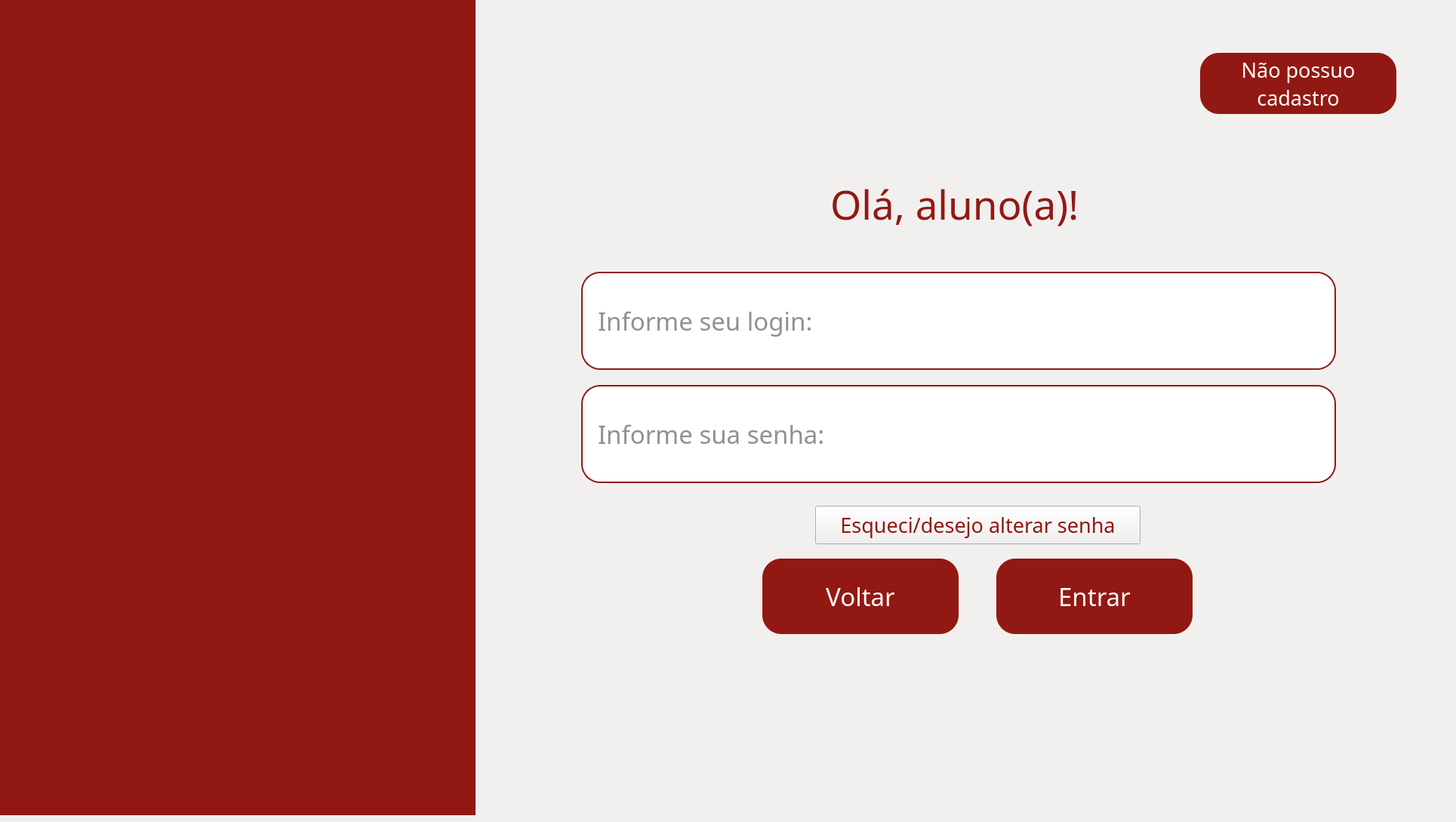
    <widget class="QWidget" name="pg_loginaluno">
     <widget class="QWidget" name="fundo_loginaluno" native="true">
      <property name="geometry">
       <rect>
        <x>0</x>
        <y>0</y>
        <width>1920</width>
        <height>1080</height>
       </rect>
      </property>
      <property name="styleSheet">
       <string notr="true">background-color: #F2F0EF;
</string>
      </property>
      <widget class="QWidget" name="barra_loginaluno" native="true">
       <property name="geometry">
        <rect>
         <x>0</x>
         <y>0</y>
         <width>630</width>
         <height>1080</height>
        </rect>
       </property>
       <property name="styleSheet">
        <string notr="true">background-color: #921913;</string>
       </property>
       <widget class="QLabel" name="img_fundo_loginaluno">
        <property name="geometry">
         <rect>
          <x>-60</x>
          <y>-60</y>
          <width>731</width>
          <height>1171</height>
         </rect>
        </property>
        <property name="text">
         <string/>
        </property>
        <property name="pixmap">
         <pixmap>../../assets/images/fundoetec.png</pixmap>
        </property>
        <property name="scaledContents">
         <bool>true</bool>
        </property>
       </widget>
      </widget>
      <widget class="QLabel" name="lbl_titulo_loginaluno">
       <property name="geometry">
        <rect>
         <x>1100</x>
         <y>220</y>
         <width>411</width>
         <height>101</height>
        </rect>
       </property>
       <property name="font">
        <font>
         <family>Arbutus Slab</family>
         <pointsize>40</pointsize>
        </font>
       </property>
       <property name="styleSheet">
        <string notr="true">color: #921913;</string>
       </property>
       <property name="text">
        <string>Olá, aluno(a)!</string>
       </property>
      </widget>
      <widget class="QPushButton" name="btn_voltarperfil2">
       <property name="geometry">
        <rect>
         <x>1010</x>
         <y>740</y>
         <width>260</width>
         <height>100</height>
        </rect>
       </property>
       <property name="font">
        <font>
         <family>Arbutus Slab</family>
         <pointsize>25</pointsize>
        </font>
       </property>
       <property name="styleSheet">
        <string notr="true">QPushButton{
    background-color: #921913;
    border: none;
    border-radius: 25px;
    color: white;
}

QPushButton:hover{
    background-color: #7a1410;
}

QPushButton:pressed{
    background-color: #5a0f0c;
}</string>
       </property>
       <property name="text">
        <string>Voltar</string>
       </property>
      </widget>
      <widget class="QLineEdit" name="input_loginaluno">
       <property name="geometry">
        <rect>
         <x>770</x>
         <y>360</y>
         <width>1000</width>
         <height>130</height>
        </rect>
       </property>
       <property name="font">
        <font>
         <family>Arbutus Slab</family>
         <pointsize>25</pointsize>
        </font>
       </property>
       <property name="styleSheet">
        <string notr="true">background-color: white;
border: 2px solid #921913;
border-radius: 25px;
color: #222222;
padding: 0 18px</string>
       </property>
       <property name="echoMode">
        <enum>QLineEdit::Normal</enum>
       </property>
       <property name="placeholderText">
        <string>Informe seu login:</string>
       </property>
      </widget>
      <widget class="QLineEdit" name="input_senhaaluno">
       <property name="geometry">
        <rect>
         <x>770</x>
         <y>510</y>
         <width>1000</width>
         <height>130</height>
        </rect>
       </property>
       <property name="font">
        <font>
         <family>Arbutus Slab</family>
         <pointsize>25</pointsize>
        </font>
       </property>
       <property name="styleSheet">
        <string notr="true">background-color: white;
border: 2px solid #921913;
border-radius: 25px;
color: #222222;
padding: 0 18px</string>
       </property>
       <property name="echoMode">
        <enum>QLineEdit::Normal</enum>
       </property>
       <property name="placeholderText">
        <string>Informe sua senha:</string>
       </property>
      </widget>
      <widget class="QPushButton" name="btn_entraraluno">
       <property name="geometry">
        <rect>
         <x>1320</x>
         <y>740</y>
         <width>260</width>
         <height>100</height>
        </rect>
       </property>
       <property name="font">
        <font>
         <family>Arbutus Slab</family>
         <pointsize>25</pointsize>
        </font>
       </property>
       <property name="styleSheet">
        <string notr="true">QPushButton{
    background-color: #921913;
    border: none;
    border-radius: 25px;
    color: white;
}

QPushButton:hover{
    background-color: #7a1410;
}

QPushButton:pressed{
    background-color: #5a0f0c;
}</string>
       </property>
       <property name="text">
        <string>Entrar</string>
       </property>
      </widget>
      <widget class="QPushButton" name="btn_cadastroaluno">
       <property name="geometry">
        <rect>
         <x>1590</x>
         <y>70</y>
         <width>260</width>
         <height>81</height>
        </rect>
       </property>
       <property name="font">
        <font>
         <family>Arbutus Slab</family>
         <pointsize>20</pointsize>
        </font>
       </property>
       <property name="styleSheet">
        <string notr="true">QPushButton{
    background-color: #921913;
    border: none;
    border-radius: 25px;
    color: white;
}

QPushButton:hover{
    background-color: #7a1410;
}

QPushButton:pressed{
    background-color: #5a0f0c;
}</string>
       </property>
       <property name="text">
        <string>Não possuo
cadastro</string>
       </property>
      </widget>
      <widget class="QPushButton" name="btn_alterarsenha_aluno">
       <property name="geometry">
        <rect>
         <x>1080</x>
         <y>670</y>
         <width>431</width>
         <height>51</height>
        </rect>
       </property>
       <property name="font">
        <font>
         <family>Arbutus Slab</family>
         <pointsize>20</pointsize>
        </font>
       </property>
       <property name="styleSheet">
        <string notr="true">color: #921913;</string>
       </property>
       <property name="text">
        <string>Esqueci/desejo alterar senha</string>
       </property>
      </widget>
     </widget>
    </widget>
